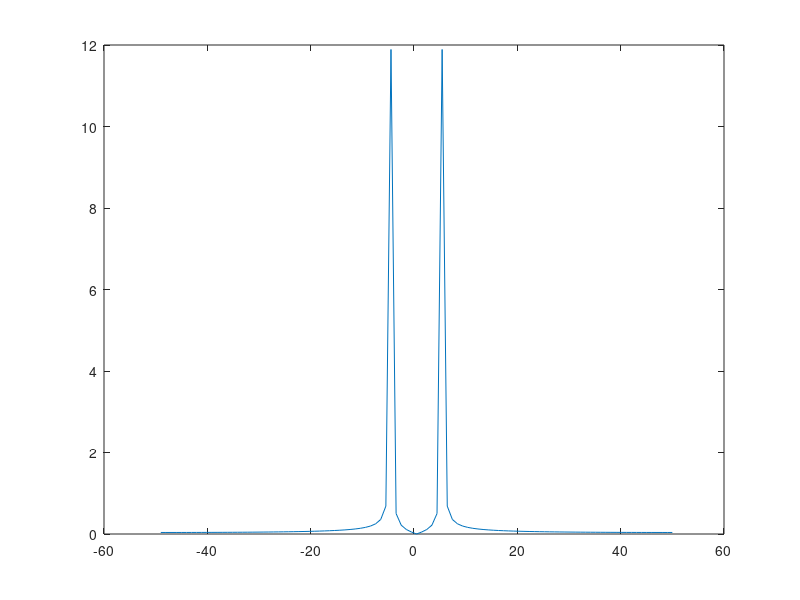
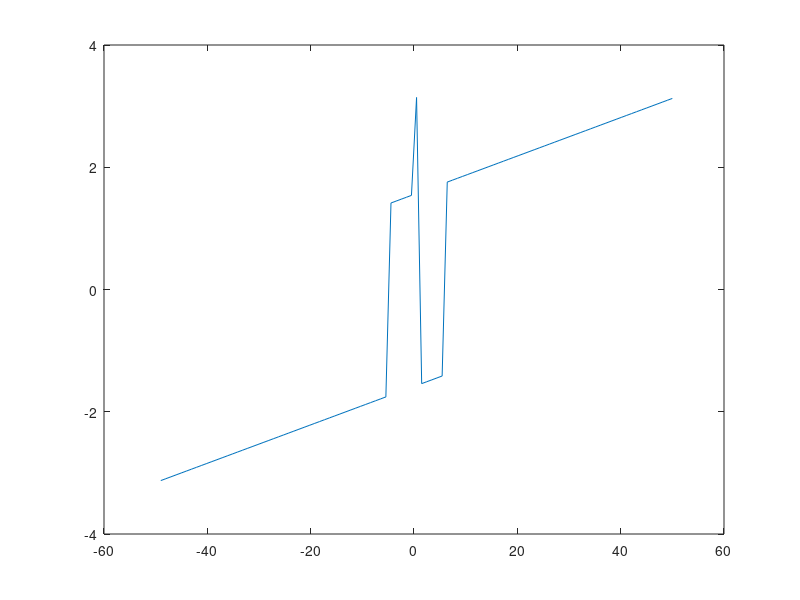

Reproduce these figures in MATLAB, in order.
clear all;
close all;
clc;

A =12; f=5; Fs=100;
t=0:1/Fs:1;


y=A*sin(2*pi*f*t);

figure(1)
plot(t,y);
title('y-Time domain');
xlabel('Time-t'); ylabel('magnitude');

N=length(y);
ffty = 2*fft(y)/N;
mag = fftshift(abs(ffty));
angle = fftshift(angle(ffty));

mag2 = mag(1:(N/2)+1);
fq = (-N/2+1:N/2).*(Fs/N);

figure(1)
plot(fq, mag)

figure(2)
plot(fq, angle)



